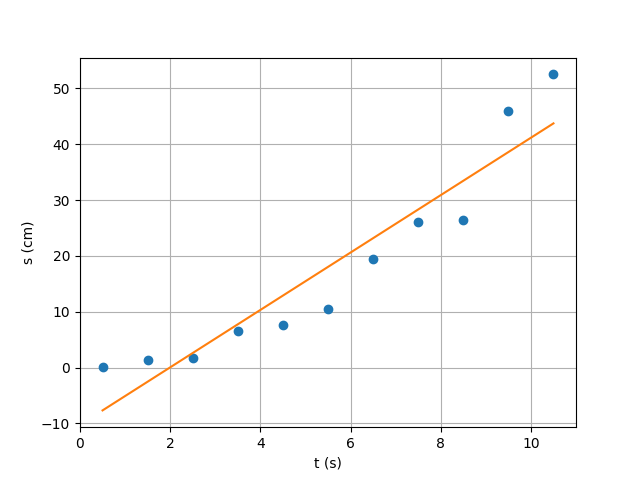

The script that drew this image:
import numpy as np
import matplotlib.pyplot as plt

t = np.array([0.5, 1.5, 2.5, 3.5, 4.5, 5.5, 6.5, 7.5, 8.5, 9.5, 10.5])
s = np.array([0.1, 1.4, 1.7, 6.5, 7.7, 10.4, 19.5, 26.1, 26.5, 45.9, 52.5])

def regLin(x,y):
    x2=x**2
    y2=y**2
    xy=x*y
    n=x.size

    sx=x.sum()
    sy=y.sum()
    sxy=xy.sum()
    sx2=x2.sum()
    sy2=y2.sum()

    m=(n*sxy-sx*sy)/(n*sx2-(sx**2))
    b=(sx2*sy-sx*sxy)/(n*sx2-(sx**2))
    
    r2n=n*sxy-sx*sy
    r2d1=n*sx2-(sx**2)
    r2d2=n*sy2-(sy**2)
    r2=(r2n**2) / (r2d1*r2d2)
    
    varM=abs(m)*np.sqrt( ((1/r2)-1)/(n-2) )
    varB = varM*np.sqrt(sx2/n)
    return m,b,r2,varM,varB

values = regLin(t,s)
m = values[0]
b = values[1]
r2 = values[2]
varM = values[3]
varB = values[4]

print("m = {} +/- {}".format(m,varM))
print("b = {} +/- {}".format(b,varB))
print("r^2 =", r2)

plt.xlabel("t (s)")
plt.ylabel("s (cm)")
plt.plot(t, s, "o")
plt.plot(t, m*t+b)
plt.grid()
plt.show()
